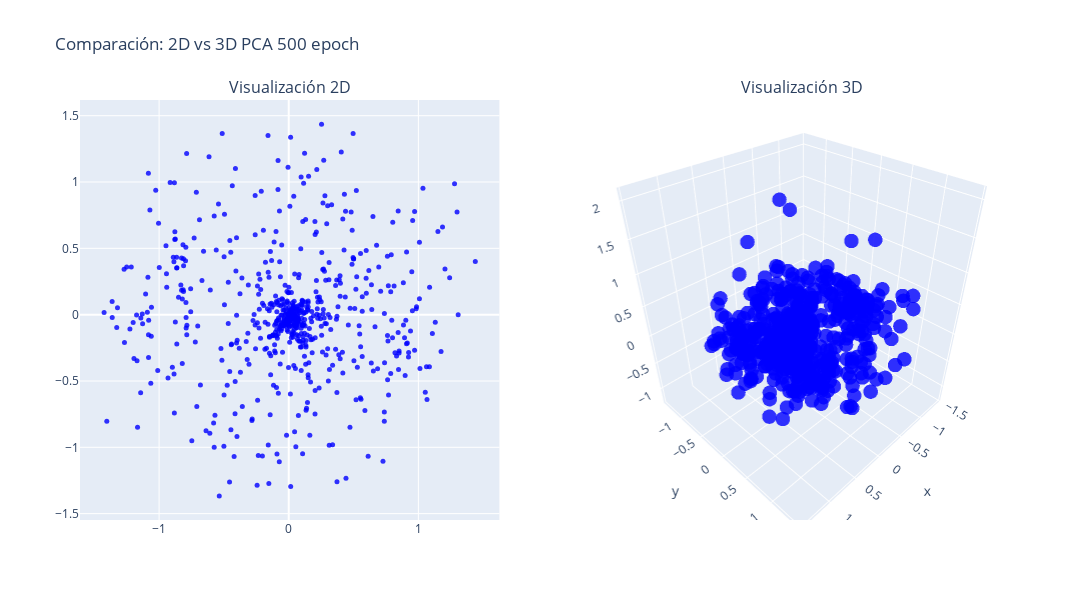

This figure's notebook cell:
### Code cell
# Crear subgráficos: 1 fila, 2 columnas
fig = make_subplots(
    rows=1, cols=2,
    specs=[[{'type': 'scatter'}, {'type': 'scatter3d'}]],
    subplot_titles=('Visualización 2D', 'Visualización 3D')
)

# Añadir el gráfico 2D (ignorando la tercera dimensión)
fig.add_trace(
    go.Scatter(
        x=all_weights_first_layer_mod["pca_2d_0"],
        y=all_weights_first_layer_mod["pca_2d_1"],
        mode='markers',
        marker=dict(size=5, opacity=0.8, color="blue"),
        showlegend = False
    ),
    row=1, col=1
)

# Añadir el gráfico 3D
fig.add_trace(
    go.Scatter3d(
        x=all_weights_first_layer_mod["pca_3d_0"],
        y=all_weights_first_layer_mod["pca_3d_1"],
        z=all_weights_first_layer_mod["pca_3d_2"],
        mode='markers',
        marker=dict(size=5, opacity=0.8, color="blue"),
        showlegend = False
    ),
    row=1, col=2
)

# Actualizar layout para ajustar el tamaño del gráfico
fig.update_layout(height=600, width=1200, title_text=f"Comparación: 2D vs 3D PCA {num_epochs} epoch")
fig.update_xaxes(title_text="Componente 1", row=1, col=2)
fig.update_yaxes(title_text="Componente 2", row=1, col=2)

# Mostrando el gráfico
fig.show()

### Figure 1 — Plotly figure (JSON) as saved in the notebook; plotly's stock layout.template omitted (floating-point values rounded to 4 significant figures; data arrays with more than 128 entries replaced by an {"elided": "..."} marker saying what was removed)
{"data": [{"marker": {"color": "blue", "opacity": 0.8, "size": 5}, "mode": "markers", "showlegend": false, "type": "scatter", "x": {"elided": "640 float values"}, "xaxis": "x", "y": {"elided": "640 float values"}, "yaxis": "y"}, {"marker": {"color": "blue", "opacity": 0.8, "size": 5}, "mode": "markers", "scene": "scene", "showlegend": false, "type": "scatter3d", "x": {"elided": "640 float values"}, "y": {"elided": "640 float values"}, "z": {"elided": "640 float values"}}], "layout": {"annotations": [{"font": {"size": 16}, "showarrow": false, "text": "Visualización 2D", "x": 0.225, "xanchor": "center", "xref": "paper", "y": 1, "yanchor": "bottom", "yref": "paper"}, {"font": {"size": 16}, "showarrow": false, "text": "Visualización 3D", "x": 0.775, "xanchor": "center", "xref": "paper", "y": 1, "yanchor": "bottom", "yref": "paper"}], "height": 600, "scene": {"domain": {"x": [0.55, 1], "y": [0, 1]}}, "title": {"text": "Comparación: 2D vs 3D PCA 500 epoch"}, "width": 1200, "xaxis": {"anchor": "y", "domain": [0, 0.45]}, "yaxis": {"anchor": "x", "domain": [0, 1]}}}
